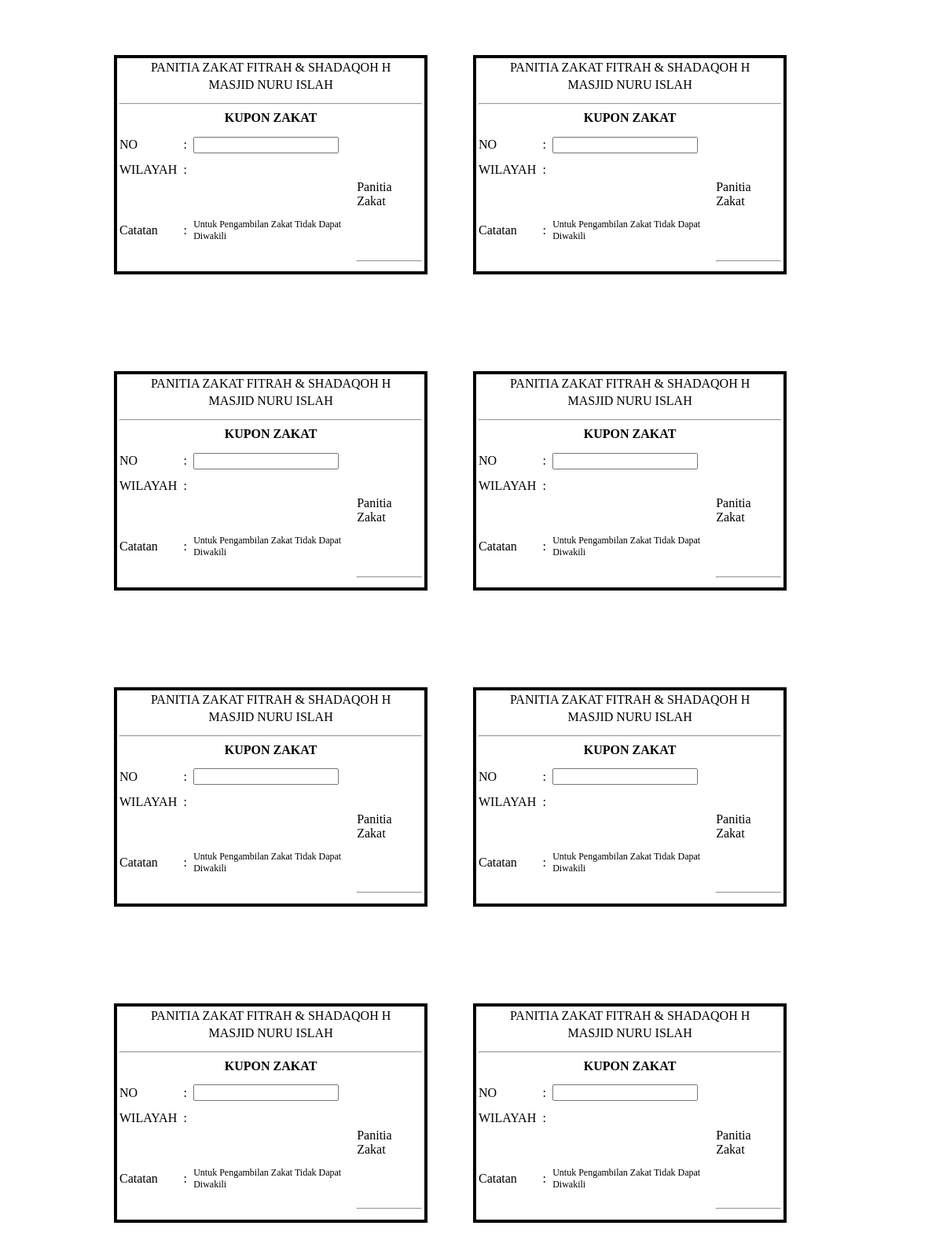
Page /admin/laporan/kupon.php (signed in) on the earlier database version.
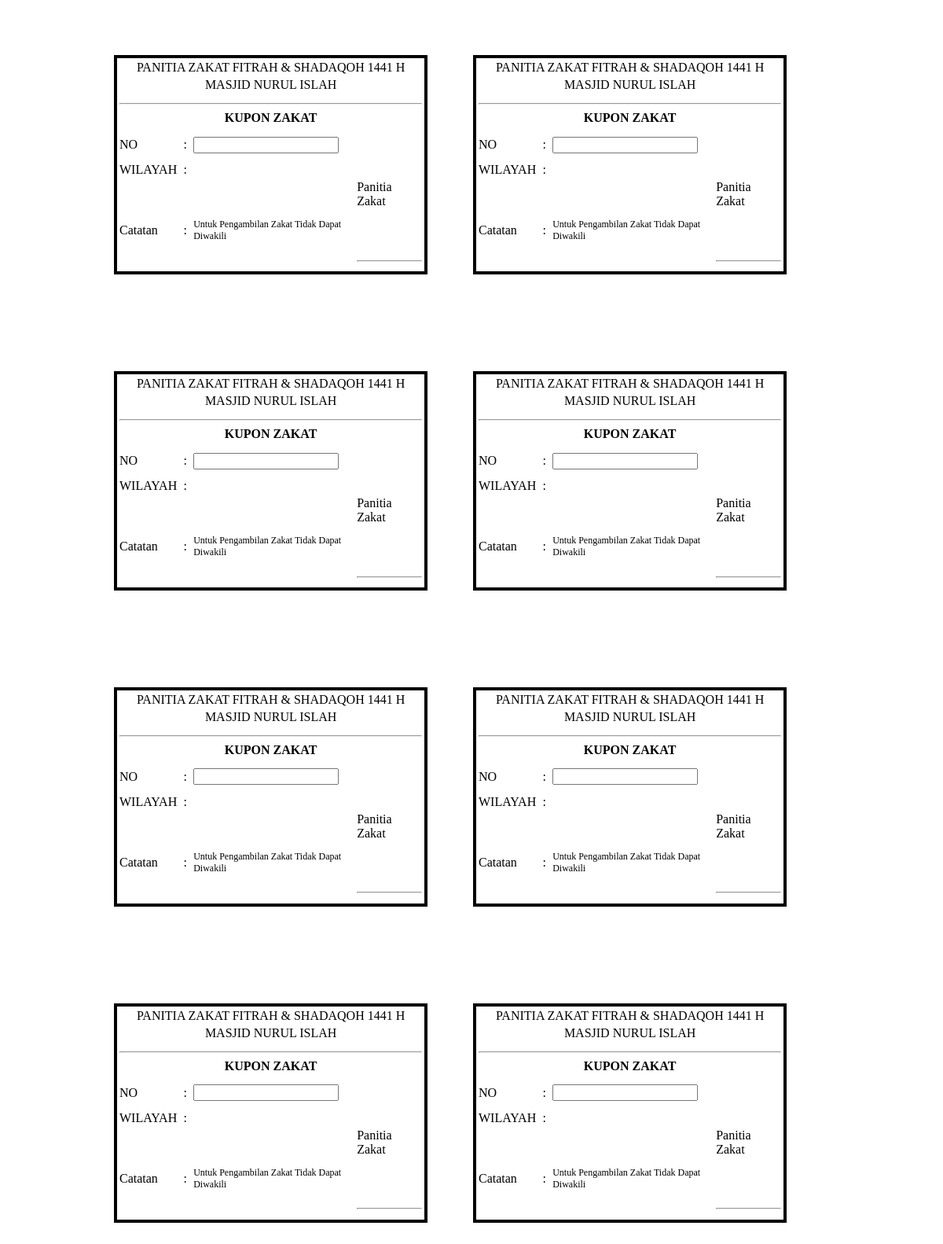
Same page on the later database version.
### tables this page shows
CREATE TABLE IF NOT EXISTS `users` (
  `id` int(11) NOT NULL AUTO_INCREMENT,
  `nama` varchar(250) DEFAULT NULL,
  `username` varchar(250) DEFAULT NULL,
  `password` varchar(250) DEFAULT NULL,
  `alamat` text DEFAULT NULL,
  `kota` text DEFAULT NULL,
  `titik_kordinat` text DEFAULT NULL,
  `foto` text DEFAULT NULL,
  `no_hp` text DEFAULT NULL,
  `set_fitrah_beras` double DEFAULT 4,
  `set_fitrah_uang` double DEFAULT 50000,
  `set_beras_muzakki` double DEFAULT 4,
  `perkiraan_penerima` double DEFAULT 0,
  `hak_akses` text DEFAULT NULL,
  `created_at` timestamp NULL DEFAULT current_timestamp(),
  `updated_at` timestamp NULL DEFAULT current_timestamp() ON UPDATE current_timestamp(),
  PRIMARY KEY (`id`)
);

CREATE TABLE IF NOT EXISTS `tb_profile` (
  `id` char(50) DEFAULT NULL,
  `tahun_masehi` char(50) DEFAULT NULL,
  `tahun_hijriah` char(50) DEFAULT NULL,
  `tgl_mulai_ramadhan` date DEFAULT NULL,
  `tgl_akhir_ramadhan` date DEFAULT NULL
);

### admin/laporan/kupon.php (the view, shortened to what the changed rows need)
<?php
      include '../config/connect-db.php';
      $id=$_SESSION['id'];
      $dt = mysqli_query($mysqli, "SELECT * FROM users WHERE id = $id");
      $da = mysqli_fetch_array($dt);
      $dx = mysqli_query($mysqli, "SELECT * FROM tb_profile WHERE id = 1");
      $dy = mysqli_fetch_array($dx);
?>
<!DOCTYPE html PUBLIC "-//W3C//DTD XHTML 1.0 Transitional//EN" "http://www.w3.org/TR/xhtml1/DTD/xhtml1-transitional.dtd">
<html xmlns="http://www.w3.org/1999/xhtml">
<head>
</head>
<body>
<table width="916" height="1609" align="center">
  <tr>
    <td><table  class="garis_tepi1">
      <tr>
        <td colspan="4"><div align="center">PANITIA ZAKAT FITRAH &amp; SHADAQOH <?php echo strtoupper($dy['tahun_hijriah']); ?> H </div></td>
      </tr>
      <tr>
        <td colspan="4"><div align="center"><?php echo strtoupper($da['nama']); ?> </div></td>
      </tr>
    </table></td>
    <td><table  class="garis_tepi1">
      <tr>
        <td colspan="4"><div align="center">PANITIA ZAKAT FITRAH &amp; SHADAQOH <?php echo strtoupper($dy['tahun_hijriah']); ?> H </div></td>
      </tr>
      <tr>
        <td colspan="4"><div align="center"><?php echo strtoupper($da['nama']); ?> </div></td>
      </tr>
    </table></td>
  </tr>
  <tr>
    <td><table  class="garis_tepi1">
      <tr>
        <td colspan="4"><div align="center">PANITIA ZAKAT FITRAH &amp; SHADAQOH <?php echo strtoupper($dy['tahun_hijriah']); ?> H </div></td>
      </tr>
      <tr>
        <td colspan="4"><div align="center"><?php echo strtoupper($da['nama']); ?> </div></td>
      </tr>
    </table></td>
    <td><table  class="garis_tepi1">
      <tr>
        <td colspan="4"><div align="center">PANITIA ZAKAT FITRAH &amp; SHADAQOH <?php echo strtoupper($dy['tahun_hijriah']); ?> H </div></td>
      </tr>
      <tr>
        <td colspan="4"><div align="center"><?php echo strtoupper($da['nama']); ?> </div></td>
      </tr>
    </table></td>
  </tr>
  <tr>
    <td><table  class="garis_tepi1">
      <tr>
        <td colspan="4"><div align="center">PANITIA ZAKAT FITRAH &amp; SHADAQOH <?php echo strtoupper($dy['tahun_hijriah']); ?> H </div></td>
      </tr>
      <tr>
        <td colspan="4"><div align="center"><?php echo strtoupper($da['nama']); ?> </div></td>
      </tr>
    </table></td>
    <td><table  class="garis_tepi1">
      <tr>
        <td colspan="4"><div align="center">PANITIA ZAKAT FITRAH &amp; SHADAQOH <?php echo strtoupper($dy['tahun_hijriah']); ?> H </div></td>
      </tr>
      <tr>
        <td colspan="4"><div align="center"><?php echo strtoupper($da['nama']); ?> </div></td>
      </tr>
    </table></td>
  </tr>
  <tr>
    <td><table  class="garis_tepi1">
      <tr>
        <td colspan="4"><div align="center">PANITIA ZAKAT FITRAH &amp; SHADAQOH <?php echo strtoupper($dy['tahun_hijriah']); ?> H </div></td>
      </tr>
      <tr>
        <td colspan="4"><div align="center"><?php echo strtoupper($da['nama']); ?> </div></td>
      </tr>
    </table></td>
    <td><table  class="garis_tepi1">
      <tr>
        <td colspan="4"><div align="center">PANITIA ZAKAT FITRAH &amp; SHADAQOH <?php echo strtoupper($dy['tahun_hijriah']); ?> H </div></td>
      </tr>
      <tr>
        <td colspan="4"><div align="center"><?php echo strtoupper($da['nama']); ?> </div></td>
      </tr>
    </table></td>
  </tr>
</table>
</body>
</html>

Differences in the rows shown:
added tb_profile: tahun_hijriah "1441"
changed users: nama "MASJID NURU ISLAH" → "MASJID NURUL ISLAH"
